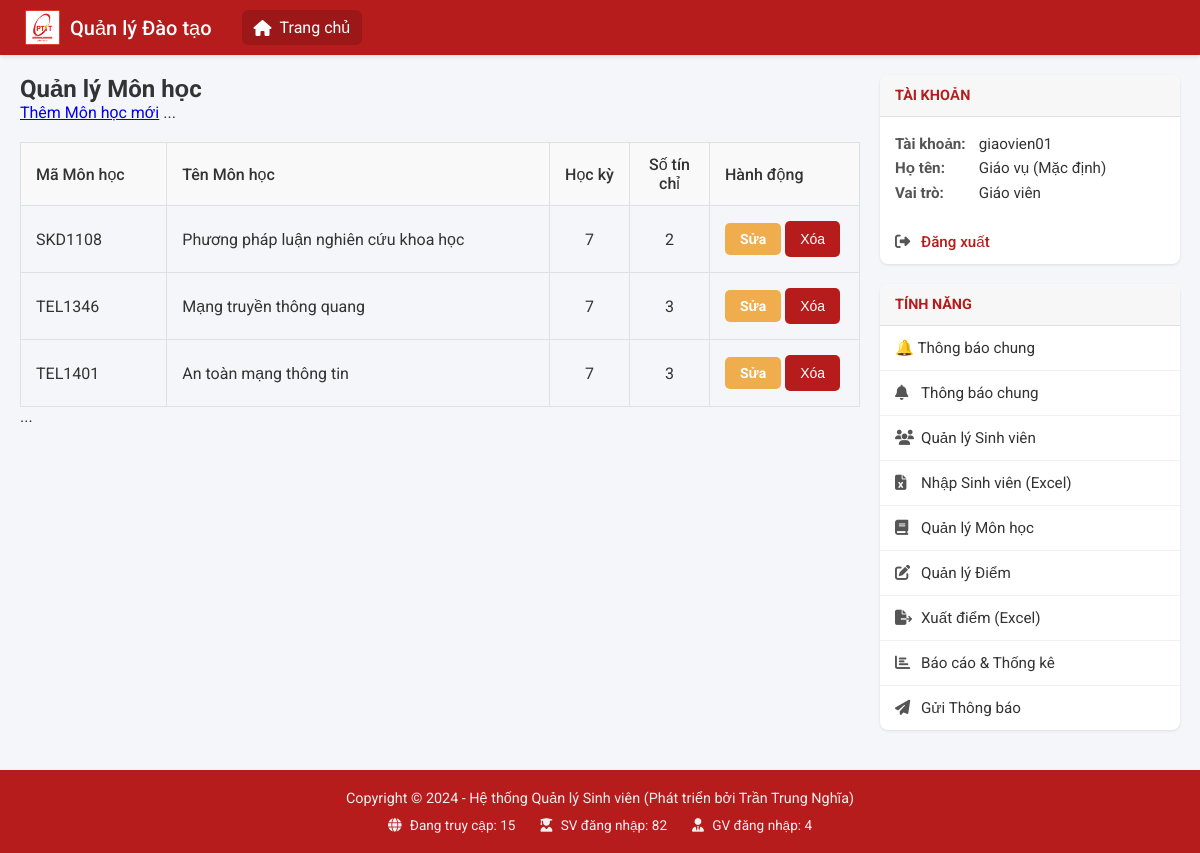
/admin/courses (signed in), run on the app's committed database.
### api/index.py (models this page shows, shortened)
class MonHoc(db.Model):
    __tablename__ = 'mon_hoc'
    ma_mh = db.Column(db.String(50), primary_key=True)
    ten_mh = db.Column(db.String(100), nullable=False)
    so_tin_chi = db.Column(db.Integer, nullable=False)
    hoc_ky = db.Column(db.Integer, nullable=False, default=1)
    ket_qua_list = db.relationship('KetQua', backref='mon_hoc', lazy=True, cascade='all, delete-orphan', foreign_keys='KetQua.ma_mh')

class TaiKhoan(UserMixin, db.Model):
    __tablename__ = 'tai_khoan'
    username = db.Column(db.String(50), primary_key=True)
    password = db.Column(db.String(255), nullable=False)
    vai_tro = db.Column(db.Enum(VaiTroEnum), nullable=False)

class GiaoVien(db.Model):
    __tablename__ = 'giao_vien'
    ma_gv = db.Column(db.String(50), db.ForeignKey('tai_khoan.username', ondelete='CASCADE'), primary_key=True)
    ho_ten = db.Column(db.String(100), nullable=False, default='Giáo viên')
    gioi_tinh = db.Column(db.String(10), nullable=True)
    ngay_sinh = db.Column(db.Date, nullable=True)
    so_dien_thoai = db.Column(db.String(20), nullable=True)
    email = db.Column(db.String(150), unique=True, nullable=True)
    dia_chi = db.Column(db.String(255), nullable=True)
    anh_dai_dien = db.Column(db.String(255), nullable=True)
    bo_mon_khoa = db.Column(db.String(100), nullable=True)
    chuc_vu = db.Column(db.String(100), nullable=True)
    trinh_do_hoc_van = db.Column(db.String(100), nullable=True)
    linh_vuc = db.Column(db.Text, nullable=True)
    mon_hoc_phu_trach = db.Column(db.Text, nullable=True)
    so_nam_kinh_nghiem = db.Column(db.Integer, nullable=True)
    tai_khoan = db.relationship('TaiKhoan',
                                backref=db.backref('giao_vien', uselist=False, cascade='all, delete-orphan'),
                                foreign_keys=[ma_gv])

### api/index.py (the view)
@app.route('/admin/courses')
@login_required
@role_required(VaiTroEnum.GIAOVIEN)
def admin_manage_courses():
    courses = MonHoc.query.order_by(MonHoc.hoc_ky, MonHoc.ma_mh).all()
    return render_template('admin_manage_courses.html', courses=courses)

### api/index.py (called while the page is built)
@login_manager.user_loader
def load_user(user_id):
    return TaiKhoan.query.get(user_id)

def role_required(vai_tro_enum):
    def decorator(f):
        @wraps(f)
        def decorated_function(*args, **kwargs):
            if not current_user.is_authenticated:
                return redirect(url_for('login'))
            if current_user.vai_tro != vai_tro_enum:
                abort(403)
            return f(*args, **kwargs)
        return decorated_function
    return decorator

### templates/admin_manage_courses.html (shortened to what this page needs)
{% extends "_layout.html" %}
{% block content %}
    <h2>Quản lý Môn học</h2>
    <a href="{{ url_for('admin_add_course') }}">Thêm Môn học mới</a>
    ...
    <table class="data-table"> <thead>
            <tr>
                <th>Mã Môn học</th>
                <th>Tên Môn học</th>
                <th style="width: 80px; text-align: center;">Học kỳ</th>
                <th style="width: 80px; text-align: center;">Số tín chỉ</th>
                <th style="width: 150px;">Hành động</th> </tr>
        </thead>
        <tbody>
            {% for course in courses %}
            <tr>
                <td>{{ course.ma_mh }}</td>
                <td>{{ course.ten_mh }}</td>
                <td style="text-align: center;">{{ course.hoc_ky }}</td>
                <td style="text-align: center;">{{ course.so_tin_chi }}</td>
                <td class="action-buttons">
                    <a href="{{ url_for('admin_edit_course', ma_mh=course.ma_mh) }}" class="btn btn-edit">Sửa</a>
                    <form method="POST" action="{{ url_for('admin_delete_course', ma_mh=course.ma_mh) }}"
                          onsubmit="return confirm('Bạn có chắc muốn xóa môn học {{ course.ten_mh }}? Thao tác này sẽ xóa cả ĐIỂM THI của sinh viên liên quan đến môn này.');"
                          style="margin: 0;"> <input type="submit" value="Xóa" class="btn btn-delete">
                    </form>
                </td>
                </tr>
            {% else %}
            <tr>
                <td colspan="4">Chưa có môn học nào.</td>
            </tr>
            {% endfor %}
        </tbody>
    </table>
...
{% endblock %}

### templates/_layout.html (shortened to what this page needs)
<!DOCTYPE html>
<html lang="vi">
<head>
    <link rel="stylesheet" href="https://cdnjs.cloudflare.com/ajax/libs/font-awesome/6.5.1/css/all.min.css">
</head>
<body>
    <header class="app-header">
        <div class="header-logo">
            <img src="{{ url_for('static', filename='logo.png') }}" alt="Logo">
            <a href="{{ url_for('home') }}" class="header-logo-text">Quản lý Đào tạo</a>
        </div>
        <nav class="header-nav">
            <a href="{{ url_for('home') }}" class="active">
                <i class="fa-solid fa-house"></i>
                <span>Trang chủ</span>
            </a>
            </nav>
    </header>
    <div class="app-container">
        <main class="main-content">
            {% block content %}{% endblock %}
        </main>
        <aside class="sidebar-right">
    {% if current_user.is_authenticated %}
        <div class="sidebar-group">
            <h3 class="sidebar-header">Tài khoản</h3>
            <div class="sidebar-content">
                <strong>Tài khoản:</strong> {{ current_user.username }}<br>
                <strong>Họ tên:</strong>
                        {% if current_user.sinh_vien %}
                            {{ current_user.sinh_vien.ho_ten }}
                        {% elif current_user.giao_vien %}
                            {{ current_user.giao_vien.ho_ten }}
                        {% else %}
                            N/A
                        {% endif %}
                        <br>
                <strong>Vai trò:</strong> {{ 'Sinh viên' if current_user.vai_tro.value == 'SINHVIEN' else 'Giáo viên' }}
            </div>
            <nav class="sidebar-nav">
                <a href="{{ url_for('logout') }}" class="logout-link">
                    <i class="fa-solid fa-right-from-bracket"></i>
                    Đăng xuất
                </a>
            </nav>
        </div>
        <div class="sidebar-group">
            <h3 class="sidebar-header">Tính năng</h3>
            <nav class="sidebar-nav">
            {% if current_user.vai_tro.value == 'SINHVIEN' %}
                <a href="{{ url_for('student_dashboard') }}"><i class="fa-solid fa-bell"></i> Thông báo</a>
                <a href="{{ url_for('student_profile') }}"><i class="fa-solid fa-user-pen"></i> Thông tin cá nhân</a>
                <a href="#"><i class="fa-solid fa-book-open"></i> Chương trình học</a>
                <a href="{{ url_for('student_grades') }}"><i class="fa-solid fa-chart-simple"></i> Xem điểm & GPA</a>
                <a href="#"><i class="fa-solid fa-calendar-days"></i> Xem lịch học</a>
                <a href="#"><i class="fa-solid fa-file-pen"></i> Đăng ký môn học</a>
            {% elif current_user.vai_tro.value == 'GIAOVIEN' %}
<a href="{{ url_for('thong_bao_chung') }}">🔔 Thông báo chung</a>
                   <a href="{{ url_for('admin_dashboard') }}"><i class="fa-solid fa-bell"></i> Thông báo chung</a>
                    <a href="{{ url_for('admin_manage_students') }}"><i class="fa-solid fa-users"></i> Quản lý Sinh viên</a>
                    <a href="{{ url_for('admin_import_students') }}"><i class="fa-solid fa-file-excel"></i> Nhập Sinh viên (Excel)</a>
                    <a href="{{ url_for('admin_manage_courses') }}"><i class="fa-solid fa-book"></i> Quản lý Môn học</a>
                    <a href="{{ url_for('admin_manage_grades') }}"><i class="fa-solid fa-pen-to-square"></i> Quản lý Điểm</a>
                    <a href="{{ url_for('admin_export_grades') }}" class="nav-link"><i class="fa-solid fa-file-export"></i> Xuất điểm (Excel)</a>
                    <a href="{{ url_for('admin_reports_index') }}"><i class="fa-solid fa-chart-bar"></i> Báo cáo & Thống kê</a>
                    <a href="{{ url_for('admin_send_notification') }}"><i class="fa-solid fa-paper-plane"></i> Gửi Thông báo</a>
                {% endif %}
            </nav>
        </div>
    {% endif %}
</aside>
    </div>
    <footer class="app-footer">
        <p>Copyright &copy; 2024 - Hệ thống Quản lý Sinh viên (Phát triển bởi Trần Trung Nghĩa)</p>
        <div class="footer-stats">
            <span><i class="fa-solid fa-globe"></i> Đang truy cập: 15</span>
            <span><i class="fa-solid fa-user-graduate"></i> SV đăng nhập: 82</span>
            <span><i class="fa-solid fa-user-tie"></i> GV đăng nhập: 4</span>
        </div>
    </footer>
</body>
</html>

### templates/_layout.html (style rules this page uses)
.btn, input[type="submit"], .btn-export { display: inline-block; padding: 8px 15px; background-color: var(--primary-color); color: white; font-weight: bold; border: none; border-radius: 5px; cursor: pointer; text-decoration: none; font-size: 14px; text-align: center; transition: background-color 0.2s, opacity 0.2s; margin: 5px 0; }
.btn-edit { background-color: #f0ad4e; }
.btn-delete { background-color: #d9534f; }
td.action-buttons form { display: inline-block; margin: 0; }
td.action-buttons form input[type="submit"] { margin: 0; }
:root { --primary-color: #b71c1c; --light-gray: #f4f6f9; --border-color: #e0e0e0; --card-shadow: 0 1px 3px rgba(0,0,0,0.1); }
* { box-sizing: border-box; margin: 0; padding: 0; }
html { height: 100%; }
body { font-family: 'Roboto', sans-serif; background-color: var(--light-gray); display: flex; flex-direction: column; min-height: 100vh; color: #333; }
.app-header { background-color: var(--primary-color); color: white; padding: 0 25px; display: flex; align-items: center; height: 55px; box-shadow: 0 2px 4px rgba(0,0,0,0.1); }
.header-logo { display: flex; align-items: center; gap: 10px; }
.header-logo img { height: 35px; }
.header-logo-text { font-size: 1.25rem; font-weight: 500; color: white; text-decoration: none; }
.header-nav { margin-left: 30px; display: flex; gap: 15px; }
.header-nav a { color: white; text-decoration: none; font-size: 1rem; display: flex; align-items: center; gap: 8px; padding: 8px 12px; border-radius: 6px; transition: background-color 0.2s; }
.header-nav a:hover, .header-nav a.active { background-color: rgba(0,0,0,0.15); }
.app-container { display: flex; flex: 1; width: 100%; max-width: 1400px; margin: 20px auto; gap: 20px; padding: 0 20px; }
.main-content { flex: 3; min-width: 0; }
.sidebar-right { flex: 1; min-width: 300px; }
.app-footer { background-color: var(--primary-color); color: #eee; padding: 20px; text-align: center; font-size: 0.9rem; margin-top: auto; }
.footer-stats { display: flex; justify-content: center; gap: 25px; margin-top: 10px; font-size: 0.85rem; color: #f0f0f0; }
.footer-stats span i { margin-right: 5px; }
.data-table { width: 100%; border-collapse: collapse; margin-top: 20px; border: 1px solid var(--border-color); }
.data-table th, .data-table td { padding: 12px 15px; border: 1px solid var(--border-color); text-align: left; }
.data-table thead th { background-color: #f9f9f9; font-weight: 500; }
.sidebar-group { background: #fff; border-radius: 8px; box-shadow: var(--card-shadow); margin-bottom: 20px; overflow: hidden; }
.sidebar-header { background-color: #f7f7f7; border-bottom: 1px solid var(--border-color); color: var(--primary-color); padding: 12px 15px; margin: 0; font-size: 0.9em; font-weight: 700; text-transform: uppercase; }
.sidebar-content { padding: 15px; font-size: 0.95rem; line-height: 1.6; }
.sidebar-content strong { display: inline-block; min-width: 80px; color: #555; }
.sidebar-nav a { display: block; text-decoration: none; color: #333; padding: 13px 15px; border-bottom: 1px solid #f0f0f0; font-size: 0.95rem; transition: background-color 0.2s; display: flex; align-items: center; gap: 10px; }
.sidebar-nav a i { color: #555; width: 16px; }
.sidebar-nav a:last-child { border-bottom: none; }
.sidebar-nav a.logout-link { color: var(--primary-color); font-weight: 500; }
form input[type="submit"] { background: var(--primary-color); color: white; border: none; padding: 10px 15px; border-radius: 5px; cursor: pointer; font-weight: 500; }

### data on the page
MonHoc: ma_mh "SKD1108", ten_mh "Phương pháp luận nghiên cứu khoa học", hoc_ky "7", so_tin_chi "2"
MonHoc: ma_mh "TEL1346", ten_mh "Mạng truyền thông quang", hoc_ky "7", so_tin_chi "3"
MonHoc: ma_mh "TEL1401", ten_mh "An toàn mạng thông tin", hoc_ky "7", so_tin_chi "3"
TaiKhoan: username "giaovien01", vai_tro "Giáo viên"
GiaoVien: giao_vien.ho_ten "Giáo vụ (Mặc định)"
